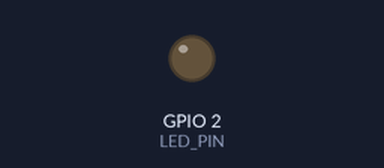
Bench run of a sketch on a simulated ESP32. Shown: output pins drawn as LEDs (lit = HIGH). What the sketch prints to the serial monitor is not drawn. At 3.0 s the program puts the board to deep sleep or switches it off; the recording ends there.

Above: at 0.0 s.
At 1.1 s:
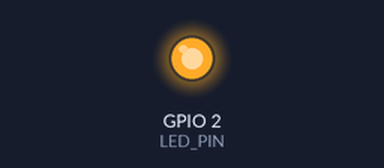
Timing chart, 0 to 3.0 s (numbered marks = the images above):
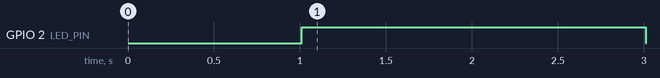

Measured:
- by itself, GPIO 2 (LED_PIN): LOW → HIGH at 1.0 s, → LOW 2.0 s later

The sketch:

15_Deep_Sleep.ino
```cpp
/*
 * ESP32 教程系列 15：Deep Sleep 深度睡眠 —— 让设备省电运行
 *
 * 学习目标：
 * 1. 理解 ESP32 有哪些功耗模式，以及它们之间的区别
 * 2. 理解 RTC 内存的作用：深度睡眠时保存数据
 * 3. 学会用定时器唤醒深度睡眠
 * 4. 学会用 GPIO 外部唤醒深度睡眠
 * 5. 学会读取唤醒原因，判断是怎么醒来的
 *
 * 前置知识：
 * - 已经会用 pinMode()、digitalWrite() 控制 LED
 * - 已经会用串口打印调试信息
 * - 理解按键 INPUT_PULLUP 接法
 *
 * 硬件连接：
 * - ESP32 GPIO2  →  LED 正极（长脚）
 * - LED 负极（短脚） →  330Ω 电阻  →  GND
 * - ESP32 GPIO4  →  按键一端
 * - 按键另一端    →  GND
 *
 * 为什么需要深度睡眠？
 * 很多物联网设备用电池供电，例如温湿度传感器每 10 分钟上报一次数据。
 * 如果 ESP32 一直全速运行，电流可能高达 100~200mA，电池很快耗尽。
 * 进入 Deep Sleep 后，电流可以降到 10μA 左右，极大延长续航。
 */

#define LED_PIN 2              // LED 引脚
#define WAKEUP_BUTTON_PIN 4    // 用于外部唤醒的按键引脚

// RTC_DATA_ATTR 是一个特殊的修饰符，
// 它告诉编译器：这个变量要放在 RTC 内存里，而不是普通内存。
//
// 什么是 RTC 内存？
// RTC（Real-Time Clock，实时时钟）内存是 ESP32 内部一块特殊的存储区域，
// 在 Deep Sleep 期间不会被断电清除。
// 普通内存（RAM）在深度睡眠后会全部丢失，程序从 setup() 重新开始。
// 如果我们想记录"这是第几次启动"，就必须用 RTC_DATA_ATTR 把变量存到 RTC 内存。
RTC_DATA_ATTR int bootCount = 0;

void setup() {
  Serial.begin(115200);
  delay(1000);

  // 每次从 Deep Sleep 唤醒或普通开机，ESP32 都会复位并重新执行 setup()，
  // 所以 bootCount 会每次加 1。
  bootCount++;

  Serial.println("================================");
  Serial.println("ESP32 教程 15：Deep Sleep 深度睡眠");
  Serial.println("================================");

  Serial.print("这是第 ");
  Serial.print(bootCount);
  Serial.println(" 次启动");

  // 打印唤醒原因，帮助我们判断这次启动是因为定时器、按键还是普通复位
  printWakeupReason();

  // 初始化 LED 引脚
  pinMode(LED_PIN, OUTPUT);

  // 点亮 LED 2 秒，表示"我已经醒来了"
  digitalWrite(LED_PIN, HIGH);
  delay(2000);
  digitalWrite(LED_PIN, LOW);

  Serial.println("准备进入深度睡眠 10 秒...");
  Serial.println("你也可以按下 GPIO4 连接的按键提前唤醒");

  // Serial.flush() 强制把串口缓冲区里的数据全部发送出去。
  // 为什么需要它？
  // 因为进入 Deep Sleep 后 CPU 会停止，如果串口数据还没发完就睡了，
  // 电脑端可能只看到半截信息。flush() 会等待发送完成再进入睡眠。
  Serial.flush();

  // esp_sleep_enable_timer_wakeup(time_us) 配置定时器唤醒。
  // 参数单位是微秒（us），1 秒 = 1,000,000 微秒。
  // 这里配置 10 秒后自动唤醒。
  esp_sleep_enable_timer_wakeup(10 * 1000 * 1000);

  // esp_sleep_enable_ext0_wakeup(pin, level) 配置 GPIO 外部唤醒。
  //
  // EXT0 是什么？
  // EXT0 是 ESP32 深度睡眠外部唤醒方式之一，只能配置一个 GPIO。
  // 当这个 GPIO 出现指定电平时，ESP32 会被唤醒。
  //
  // 参数说明：
  // - 第一个参数：GPIO 编号，需要强制转换成 gpio_num_t 类型
  // - 第二个参数：触发电平，0 表示低电平触发，1 表示高电平触发
  //
  // 为什么选低电平触发？
  // 因为按键另一端接 GND，按下时 GPIO4 变成低电平。
  // 所以选择低电平触发，按下按键就能唤醒。
  esp_sleep_enable_ext0_wakeup((gpio_num_t)WAKEUP_BUTTON_PIN, 0);

  // 进入深度睡眠。
  // 执行到这里后，当前程序停止运行，CPU 和大部分外设关闭。
  // 当定时器到时间或 GPIO 触发时，ESP32 会复位并从头开始执行 setup()。
  // 注意：进入 Deep Sleep 后 loop() 不会被执行。
  esp_deep_sleep_start();
}

void loop() {
  // 进入 Deep Sleep 后程序会停止，不会执行到这里。
  // 即使被定时器唤醒，ESP32 也会复位重新进入 setup()。
  // 所以 loop() 在这里实际上永远不会运行。
}

// printWakeupReason() 用来读取并打印唤醒原因
void printWakeupReason() {
  // esp_sleep_get_wakeup_cause() 返回本次唤醒的原因。
  // 它的返回值是一个枚举类型 esp_sleep_wakeup_cause_t。
  esp_sleep_wakeup_cause_t wakeup_reason = esp_sleep_get_wakeup_cause();

  Serial.print("唤醒原因：");

  // 根据唤醒原因打印不同的中文说明
  switch (wakeup_reason) {
    case ESP_SLEEP_WAKEUP_EXT0:
      Serial.println("外部 GPIO 唤醒（EXT0）");
      break;
    case ESP_SLEEP_WAKEUP_EXT1:
      // EXT1 和 EXT0 类似，但可以同时监控多个 GPIO 的组合
      Serial.println("外部 GPIO 组合唤醒（EXT1）");
      break;
    case ESP_SLEEP_WAKEUP_TIMER:
      Serial.println("定时器唤醒");
      break;
    case ESP_SLEEP_WAKEUP_TOUCHPAD:
      Serial.println("触摸唤醒");
      break;
    case ESP_SLEEP_WAKEUP_ULP:
      // ULP（Ultra-Low-Power）是 ESP32 的超低功耗协处理器，
      // 可以在 Deep Sleep 期间继续运行一些简单程序
      Serial.println("ULP 协处理器唤醒");
      break;
    default:
      // 如果不是以上任何一种，说明是普通的开机或复位按钮复位
      Serial.println("普通开机或外部复位");
      break;
  }
}

/*
 * 重要概念解释：
 *
 * 1. ESP32 的功耗模式（从高到低）：
 *    - Active（全速运行）：所有外设都工作，功耗最高，约 100~240mA。
 *    - Modem Sleep：关闭 Wi-Fi/蓝牙射频，CPU 仍运行，功耗降低。
 *    - Light Sleep：CPU 暂停，部分外设关闭，可被快速唤醒，功耗约 0.8mA。
 *    - Deep Sleep：大部分外设关闭，只保留 RTC 内存和 RTC 外设，
 *                   功耗约 10~150μA（具体取决于板载稳压器和外围电路）。
 *    - Hibernation：比 Deep Sleep 更省电，但 RTC 外设也关闭，
 *                   只能用 RTC GPIO 中有限的几个引脚唤醒。
 *
 * 2. 深度睡眠和普通睡眠的区别：
 *    进入 Deep Sleep 后，ESP32 会"复位"，程序从 setup() 重新开始执行，
 *    普通变量会全部丢失。
 *    这和我们用 delay() 暂停完全不同，delay() 只是暂停当前代码，
 *    变量和状态都保留。
 *
 * 3. RTC 内存能存多少数据？
 *    ESP32 的 RTC 慢速内存大小约为 8KB，
 *    足够保存几个计数器、配置参数或少量传感器数据。
 *    不要用它保存大数组或长字符串。
 */

/*
 * 排查提示：
 * 1. 如果进入 Deep Sleep 后无法唤醒：
 *    - 检查定时器时间是否设得太长。
 *    - 检查唤醒引脚是否真的是 GPIO4，并且按键另一端接 GND。
 *    - 注意：ESP32 不同型号的 RTC GPIO 编号可能不同，
 *      经典款 ESP32 的 GPIO4 支持 EXT0 唤醒。
 *
 * 2. 如果唤醒原因总是显示"普通开机"：
 *    - 说明 ESP32 没有真正进入 Deep Sleep，可能在 Serial.flush() 之前就崩溃了。
 *    - 检查串口输出，看有没有错误信息。
 *
 * 3. 如果实测电流没有明显下降：
 *    - 开发板上的 USB 转串口芯片、电源指示灯会额外耗电。
 *    - 要测真实 Deep Sleep 电流，最好用裸模块或专门设计的低功耗板。
 *
 * 4. 如果串口输出乱码或中断：
 *    - 从 Deep Sleep 唤醒后重新初始化串口需要时间，
 *      开头加 delay(1000) 可以让串口监视器准备好。
 */

/*
 * 扩展练习：
 * 1. 用触摸唤醒代替按键唤醒，做一个触摸唤醒的灯。
 * 2. 在 RTC 内存中保存传感器读数，定时唤醒后批量上传到服务器。
 * 3. 用万用表或电流计测试 Deep Sleep 的实际电流消耗。
 */
```
